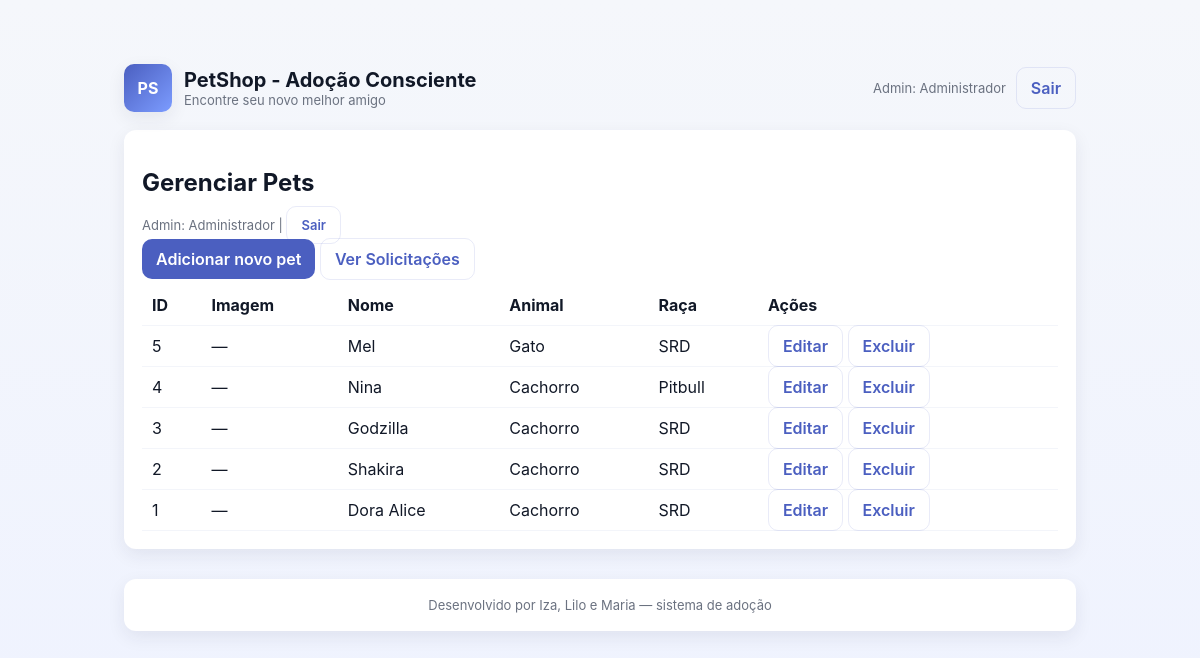
The app's page /lista_editar.php (signed in) with its own data.
### tables this page shows
CREATE TABLE `pets` (
  `id` int(11) NOT NULL,
  `animal` varchar(100) NOT NULL,
  `nome` varchar(100) NOT NULL,
  `raca` varchar(100) NOT NULL,
  `porte` varchar(100) NOT NULL,
  `idade` int(11) NOT NULL,
  `sexo` varchar(100) NOT NULL,
  `castrado` varchar(100) NOT NULL,
  `observacao` varchar(500) DEFAULT NULL
);

### lista_editar.php (the view, shortened to what this page needs)
<?php
require_once 'config.php';
$stmt = $pdo->query('SELECT * FROM pets ORDER BY id DESC');
$dados = $stmt->fetchAll();
?>
<!doctype html>
<html>
<head>
<link rel="stylesheet" href="style.css">
</head>
<body>
<div class="container">
  <div class="header">
    <div class="brand">
      <div class="logo">PS</div>
      <div>
        <h1 class="site-title">PetShop - Adoção Consciente</h1>
        <div class="small">Encontre seu novo melhor amigo</div>
      </div>
    </div>
    <div class="nav">
      <?php if(isset($_SESSION['user_id'])): ?>
        <div class="small">Olá, <?= htmlspecialchars($_SESSION['user_nome']) ?></div>
        <a class="button ghost" href="logout.php">Sair</a>
      <?php elseif(isset($_SESSION['admin_id'])): ?>
        <div class="small">Admin: <?= htmlspecialchars($_SESSION['admin_nome']) ?></div>
        <a class="button ghost" href="logout.php">Sair</a>
      <?php else: ?>
        <a class="button ghost" href="login.php">Entrar</a>
        <a class="button" href="cadastro.php">Cadastrar</a>
      <?php endif; ?>
    </div>
  </div>
<div class="card">
  <h2>Gerenciar Pets</h2>
  <p class="small">
    Admin: <?= htmlspecialchars($_SESSION['admin_nome']) ?> |
    <a class="button ghost" href="logout.php">Sair</a>
  </p>
  <p>
    <a class="button" href="formulario.php">Adicionar novo pet</a>
    <a class="button ghost" href="solicitacoes.php">Ver Solicitações</a>
  </p>
  <table class="table">
    <tr>
      <th>ID</th>
      <th>Imagem</th>
      <th>Nome</th>
      <th>Animal</th>
      <th>Raça</th>
      <th>Ações</th>
    </tr>
    <?php foreach($dados as $pet): ?>
      <tr>
        <td><?= $pet['id'] ?></td>
        <td>
          <?php if(!empty($pet['imagem']) && file_exists(__DIR__.'/uploads/'.$pet['imagem'])): ?>
            <img src="uploads/<?= htmlspecialchars($pet['imagem']) ?>" style="height:60px">
          <?php else: ?>
            —
          <?php endif; ?>
        </td>
        <td><?= htmlspecialchars($pet['nome']) ?></td>
        <td><?= htmlspecialchars($pet['animal']) ?></td>
        <td><?= htmlspecialchars($pet['raca']) ?></td>
        <td>
          <a class="button ghost" href="editar.php?id=<?= $pet['id'] ?>">Editar</a>
          <a class="button ghost"
             href="deletar.php?id=<?= $pet['id'] ?>"
             onclick="return confirm('Excluir?')">
             Excluir
          </a>
        </td>
      </tr>
    <?php endforeach; ?>
  </table>
</div>
  <div class="footer card small">
    Desenvolvido por Iza, Lilo e Maria — sistema de adoção
  </div>
</div>
</body>
</html>

### style.css (style rules this page uses)
:root { --bg: #f5f7fb; --card: #ffffff; --accent: #4b5fc0; --muted: #6b7280; --success: #16a34a; --danger: #ef4444; --radius: 12px; --shadow: 0 6px 18px rgba(33, 41, 60, 0.08); --gap: 16px; }
* { box-sizing: border-box; font-family: Inter, system-ui, -apple-system, "Segoe UI", Roboto, "Helvetica Neue", Arial; }
body { margin: 0; background: linear-gradient(180deg, var(--bg), #eef2ff); color: #111827; min-height: 100vh; }
.container { max-width: 1000px; margin: 40px auto; padding: 24px; }
.header { display: flex; align-items: center; justify-content: space-between; margin-bottom: 18px; }
.brand { display: flex; align-items: center; gap: 12px; }
.logo { width: 48px; height: 48px; border-radius: 10px; background: linear-gradient(135deg, var(--accent), #7c9cff); display: flex; align-items: center; justify-content: center; color: white; font-weight: 700; box-shadow: var(--shadow); }
h1.site-title { font-size: 20px; margin: 0; }
.card { background: var(--card); border-radius: var(--radius); box-shadow: var(--shadow); padding: 18px; }
.button { background: var(--accent); color: white; padding: 10px 14px; border-radius: 10px; border: 0; cursor: pointer; font-weight: 600; }
.button.ghost { background: transparent; color: var(--accent); border: 1px solid rgba(75, 95, 192, 0.12); }
.small { font-size: 13px; color: var(--muted); }
.table { width: 100%; border-collapse: collapse; }
.table th, .table td { padding: 10px; border-bottom: 1px solid #f3f5fa; text-align: left; }
.footer { margin-top: 30px; text-align: center; color: var(--muted); font-size: 13px; }
.nav { display: flex; gap: 10px; align-items: center; }
a.button { text-decoration: none !important; }

### records on screen
pets: id "5", nome "Mel", animal "Gato", raca "SRD"
pets: id "4", nome "Nina", animal "Cachorro", raca "Pitbull"
pets: id "3", nome "Godzilla", animal "Cachorro", raca "SRD"
pets: id "2", nome "Shakira", animal "Cachorro", raca "SRD"
pets: id "1", nome "Dora Alice", animal "Cachorro", raca "SRD"

### other values on screen
$_SESSION['admin_nome'] "Administrador"
